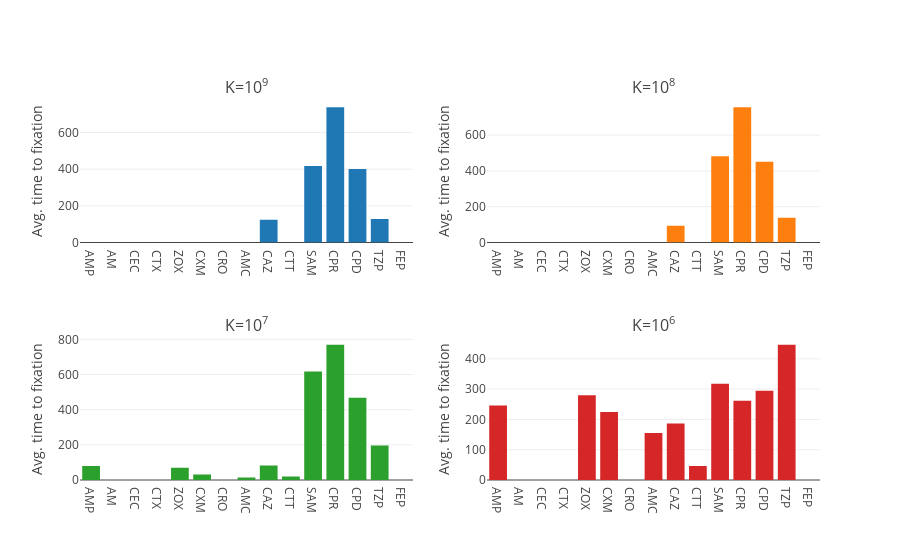
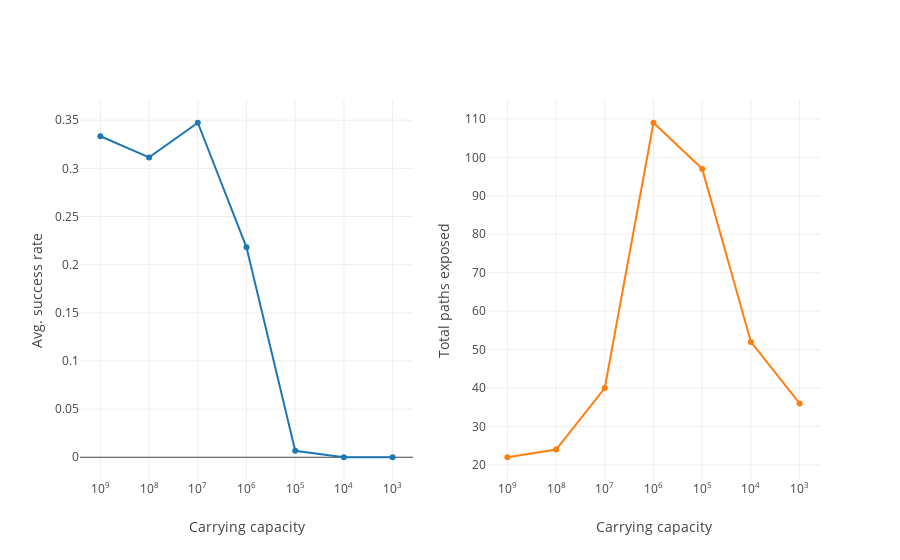

Notebook source saved alongside these figures, in order:
### Code cell
data = [go.Bar(
    x=df.index.tolist(),
    y=df['Avg time to fixation'].tolist()
) for df in [K1, K2, K3, K4]]
fig = tools.make_subplots(rows=2, cols=2, 
                          subplot_titles=('K=10<sup>9</sup>', 'K=10<sup>8</sup>', 
                                          'K=10<sup>7</sup>', 'K=10<sup>6</sup>'), 
                          print_grid=False)
for i, trace in enumerate(data, 1):
    fig.append_trace(trace, math.ceil(i / 2), abs((i % 2) - 2))
for n in range(1, 5):
    fig['layout']['yaxis{}'.format(n)].update(title='Avg. time to fixation')
fig['layout'].update(showlegend=False)
iplot(fig, show_link=False)
pio.write_image(fig, 'fig1.pdf', width=1056, height=816)

data = [go.Scatter(
    x=['10<sup>9</sup>', '10<sup>8</sup>',
       '10<sup>7</sup>', '10<sup>6</sup>',
       '10<sup>5</sup>', '10<sup>4</sup>',
       '10<sup>3</sup>'],
    y=[df['Success rate'].mean() for df in [K1, K2, K3, K4, K5, K6, K7]]
), go.Scatter(
    x=['10<sup>9</sup>', '10<sup>8</sup>',
       '10<sup>7</sup>', '10<sup>6</sup>',
       '10<sup>5</sup>', '10<sup>4</sup>',
       '10<sup>3</sup>'],
    y=[df['# of paths'].sum() for df in [K1, K2, K3, K4, K5, K6, K7]]
)]
fig = tools.make_subplots(rows=1, cols=2, print_grid=False)
fig.append_trace(data[0], 1, 1)
fig.append_trace(data[1], 1, 2)
fig['layout']['xaxis1'].update(title='Carrying capacity')
fig['layout']['xaxis2'].update(title='Carrying capacity')
fig['layout']['yaxis1'].update(title='Avg. success rate')
fig['layout']['yaxis2'].update(title='Total paths exposed')
fig['layout'].update(showlegend=False)
iplot(fig, show_link=False)
#pio.write_image(fig, 'fig2.pdf', width=1056, height=544)

### Figure 1 — Plotly figure (JSON) as saved in the notebook; plotly's stock layout.template omitted (floating-point values rounded to 4 significant figures)
{"data": [{"type": "bar", "uid": "eaa635f8-1797-11e9-bd70-8b84a76d037a", "x": ["AMP", "AM", "CEC", "CTX", "ZOX", "CXM", "CRO", "AMC", "CAZ", "CTT", "SAM", "CPR", "CPD", "TZP", "FEP"], "xaxis": "x", "y": [0, 0, 0, 0, 0, 0, 0, 0, 124.6, 0, 417.3, 738.3, 400.4, 128.2, 0], "yaxis": "y"}, {"type": "bar", "uid": "eaa6d31a-1797-11e9-9c68-8b84a76d037a", "x": ["AMP", "AM", "CEC", "CTX", "ZOX", "CXM", "CRO", "AMC", "CAZ", "CTT", "SAM", "CPR", "CPD", "TZP", "FEP"], "xaxis": "x2", "y": [0, 0, 0, 0, 0, 0, 0, 0, 93.48, 0, 481.9, 756.4, 450.8, 138.9, 0], "yaxis": "y2"}, {"type": "bar", "uid": "eaa794a4-1797-11e9-908e-8b84a76d037a", "x": ["AMP", "AM", "CEC", "CTX", "ZOX", "CXM", "CRO", "AMC", "CAZ", "CTT", "SAM", "CPR", "CPD", "TZP", "FEP"], "xaxis": "x3", "y": [80.25, 0, 0, 0, 69.12, 31.79, 0, 14.39, 82.11, 19.39, 616.6, 770.1, 468.5, 196.0, 0], "yaxis": "y3"}, {"type": "bar", "uid": "eaa85768-1797-11e9-b1de-8b84a76d037a", "x": ["AMP", "AM", "CEC", "CTX", "ZOX", "CXM", "CRO", "AMC", "CAZ", "CTT", "SAM", "CPR", "CPD", "TZP", "FEP"], "xaxis": "x4", "y": [245.8, 0, 0, 0, 279.3, 224.1, 0, 155.1, 186.8, 45.93, 317.8, 261.7, 294.6, 446.8, 0], "yaxis": "y4"}], "layout": {"annotations": [{"font": {"size": 16}, "showarrow": false, "text": "K=10<sup>9</sup>", "x": 0.225, "xanchor": "center", "xref": "paper", "y": 1, "yanchor": "bottom", "yref": "paper"}, {"font": {"size": 16}, "showarrow": false, "text": "K=10<sup>8</sup>", "x": 0.775, "xanchor": "center", "xref": "paper", "y": 1, "yanchor": "bottom", "yref": "paper"}, {"font": {"size": 16}, "showarrow": false, "text": "K=10<sup>7</sup>", "x": 0.225, "xanchor": "center", "xref": "paper", "y": 0.375, "yanchor": "bottom", "yref": "paper"}, {"font": {"size": 16}, "showarrow": false, "text": "K=10<sup>6</sup>", "x": 0.775, "xanchor": "center", "xref": "paper", "y": 0.375, "yanchor": "bottom", "yref": "paper"}], "showlegend": false, "xaxis": {"anchor": "y", "domain": [0, 0.45]}, "xaxis2": {"anchor": "y2", "domain": [0.55, 1]}, "xaxis3": {"anchor": "y3", "domain": [0, 0.45]}, "xaxis4": {"anchor": "y4", "domain": [0.55, 1]}, "yaxis": {"anchor": "x", "domain": [0.625, 1], "title": "Avg. time to fixation"}, "yaxis2": {"anchor": "x2", "domain": [0.625, 1], "title": "Avg. time to fixation"}, "yaxis3": {"anchor": "x3", "domain": [0, 0.375], "title": "Avg. time to fixation"}, "yaxis4": {"anchor": "x4", "domain": [0, 0.375], "title": "Avg. time to fixation"}}}

### Figure 2 — Plotly figure (JSON) as saved in the notebook; plotly's stock layout.template omitted (floating-point values rounded to 4 significant figures)
{"data": [{"type": "scatter", "uid": "ed5db9ac-1797-11e9-b1ec-8b84a76d037a", "x": ["10<sup>9</sup>", "10<sup>8</sup>", "10<sup>7</sup>", "10<sup>6</sup>", "10<sup>5</sup>", "10<sup>4</sup>", "10<sup>3</sup>"], "xaxis": "x", "y": [0.3333, 0.3113, 0.3473, 0.218, 0.006667, 0, 0], "yaxis": "y"}, {"type": "scatter", "uid": "ed5f1b88-1797-11e9-a18c-8b84a76d037a", "x": ["10<sup>9</sup>", "10<sup>8</sup>", "10<sup>7</sup>", "10<sup>6</sup>", "10<sup>5</sup>", "10<sup>4</sup>", "10<sup>3</sup>"], "xaxis": "x2", "y": [22, 24, 40, 109, 97, 52, 36], "yaxis": "y2"}], "layout": {"showlegend": false, "xaxis": {"anchor": "y", "domain": [0, 0.45], "title": "Carrying capacity"}, "xaxis2": {"anchor": "y2", "domain": [0.55, 1], "title": "Carrying capacity"}, "yaxis": {"anchor": "x", "domain": [0, 1], "title": "Avg. success rate"}, "yaxis2": {"anchor": "x2", "domain": [0, 1], "title": "Total paths exposed"}}}
